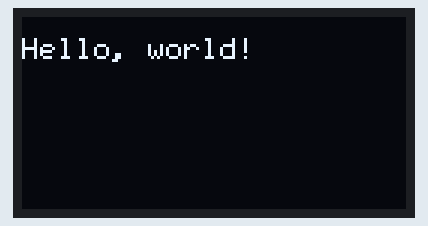
The sketch below on a simulated Arduino Uno, built with avr-gcc and run on an emulated ATmega328P. On the bench: 128×64 one-colour display.

Above: at 0.1 s.
At 5.1 s:
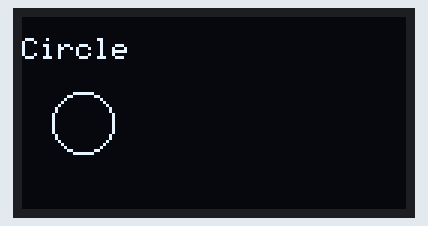
At 10.1 s:
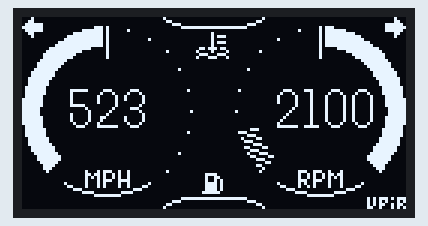
At 18.9 s:
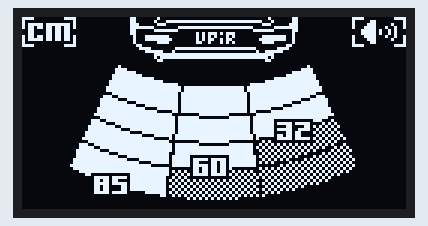
At 27.6 s:
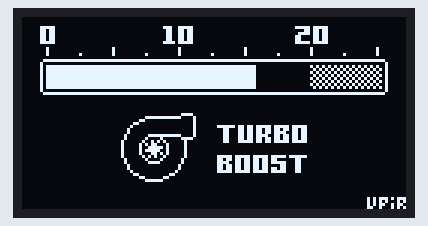
At 37.6 s:
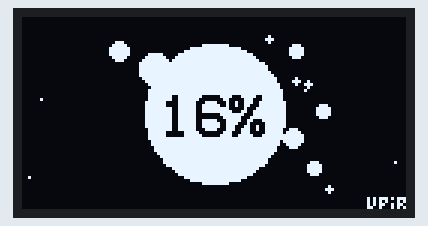

The sketch:

lens-demo.ino
```cpp
#include <U8g2lib.h>
#include "images.h"

U8G2_SSD1309_128X64_NONAME0_F_4W_SW_SPI display(
  U8G2_R0,
  /* clock=*/13,
  /* data=*/11,
  /* cs=*/10,
  /* dc*/9,
  /* reset=*/8
  );

int split = 1200;
int counter = 0;

void setup() {
  // put your setup code here, to run once:
  display.begin();
  display.setContrast(50);
}

void loop() {
  // put your main code here, to run repeatedly:
  if (counter < 1) {
  display.setFont(u8g2_font_6x12_tf);
  display.drawStr(0, 14, "Hello, world!");

  display.sendBuffer();
  delay(split);
  display.clearBuffer();

  display.setFontMode(1);  /* activate transparent font mode */
  display.setDrawColor(1); /* color 1 for the box */
  display.drawBox(22, 2, 55, 50);
  display.setFont(u8g2_font_ncenB10_tf);
  display.setDrawColor(0);
  display.drawStr(5, 18, "Dark");
  display.setDrawColor(1);
  display.drawStr(5, 33, "Light");
  display.setDrawColor(2);
  display.drawStr(5, 48, "Dynamic");
  // Reset
  display.setDrawColor(1);
  display.setFont(u8g2_font_6x10_tf);
  display.sendBuffer();
  delay(split);
  display.clearBuffer();

  // Draw rectangle
  display.setCursor(0, 9);
  display.println("Rectangle");
  display.drawFrame(10,20,25,15);
  display.sendBuffer();
  delay(split);
  display.clearBuffer();

  // Draw Snowman
  display.setFont(u8g2_font_unifont_t_symbols);
  display.drawUTF8(5, 20, "Snowman: ☃");
  display.setFont(u8g2_font_6x10_tf);  // Reset
  display.sendBuffer();
  delay(split);
  display.clearBuffer();

  // Draw empty circle
  display.setCursor(0, 14);
  display.println("Circle");
  display.drawCircle(20, 35, 10, 15);
  display.sendBuffer();
  delay(split);
  display.clearBuffer();

  // Draw filled circle
  display.setCursor(0, 14);
  display.println("Filled Circle (Disk)");
  display.drawDisc(20, 35, 10, 15);
  display.sendBuffer();
  delay(split);
  display.clearBuffer();

  // Draw triangle
  display.setCursor(0, 14);
  display.println("Triangle");
  display.drawTriangle(30, 15, 0, 60, 60, 60);
  display.sendBuffer();
  delay(split);
  display.clearBuffer();
  }

  display.drawXBMP( 0, 0, 128, 64, epd_bitmap_allArray[counter]);
  display.sendBuffer();
  delay(split);
  display.clearBuffer();
  counter++;
  if (counter >= 16) {counter = 0;}
}
```

Source omitted: images.h (data table, 102396 bytes)

Measured:
- what the display in image 1 shows lasts 1.3 s, from 5.0 s to 6.3 s
- what the display in image 2 shows lasts 1.2 s, from 10.1 s to 11.3 s
